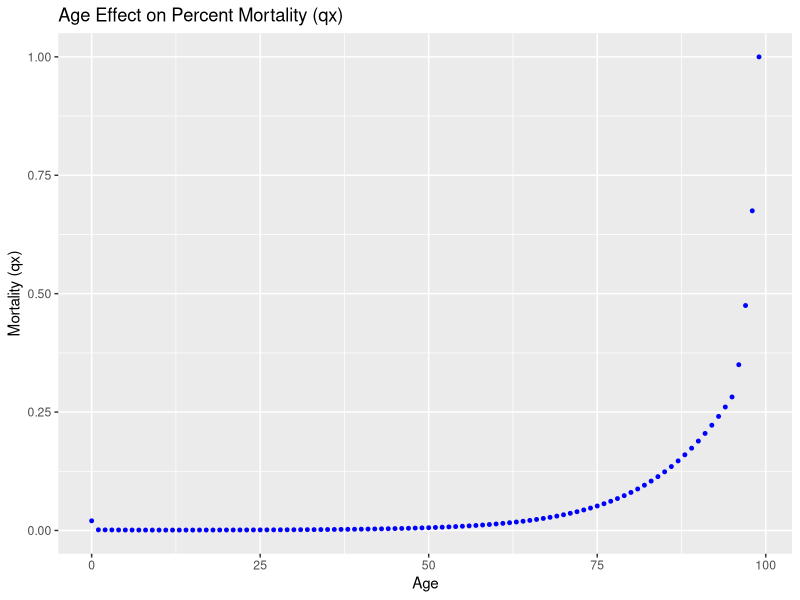
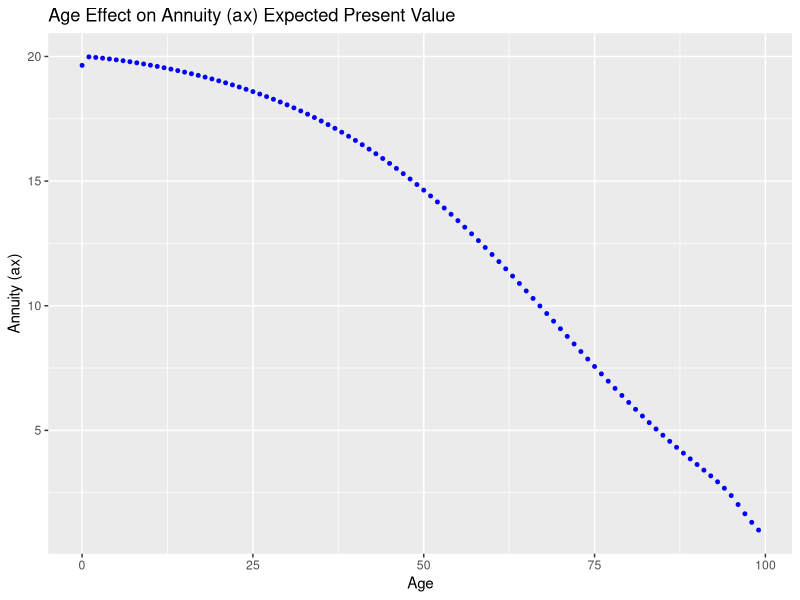
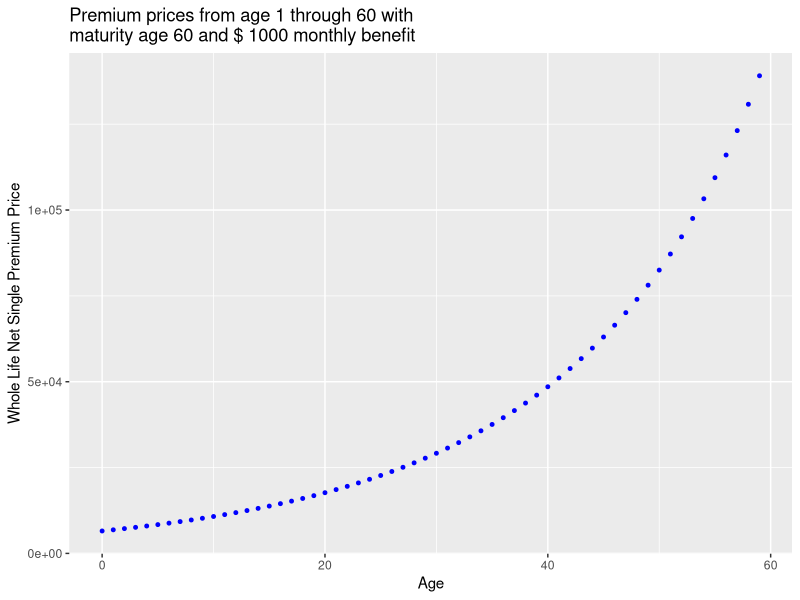
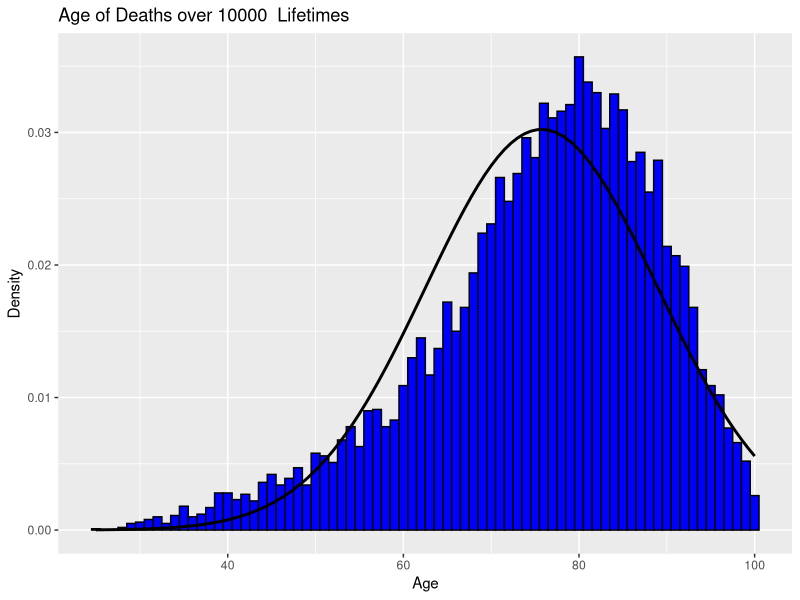
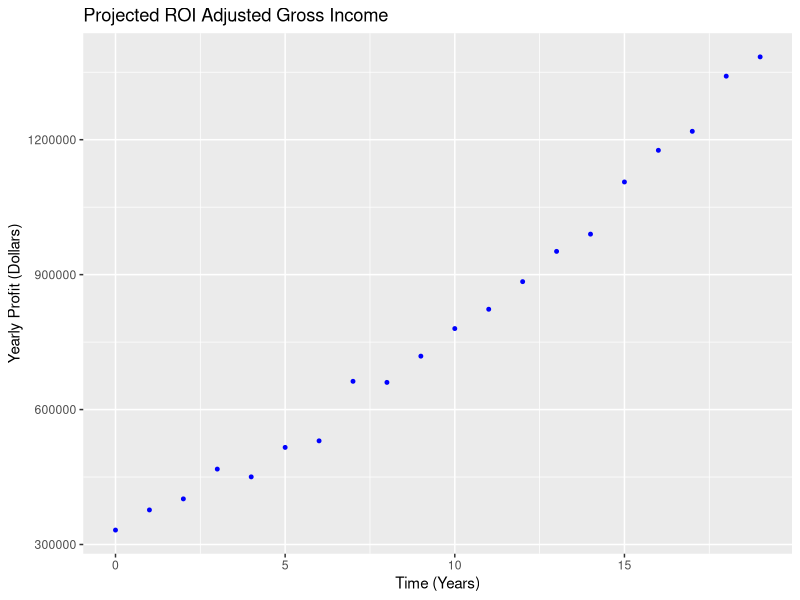
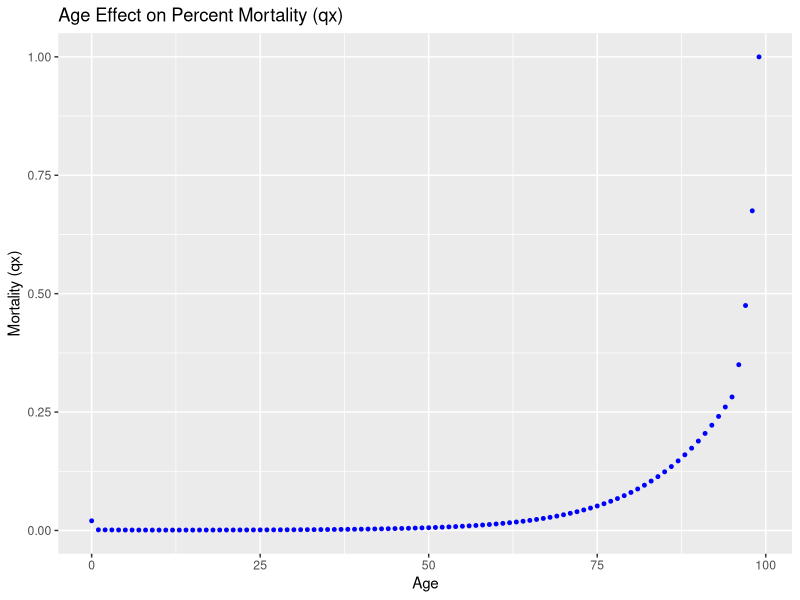
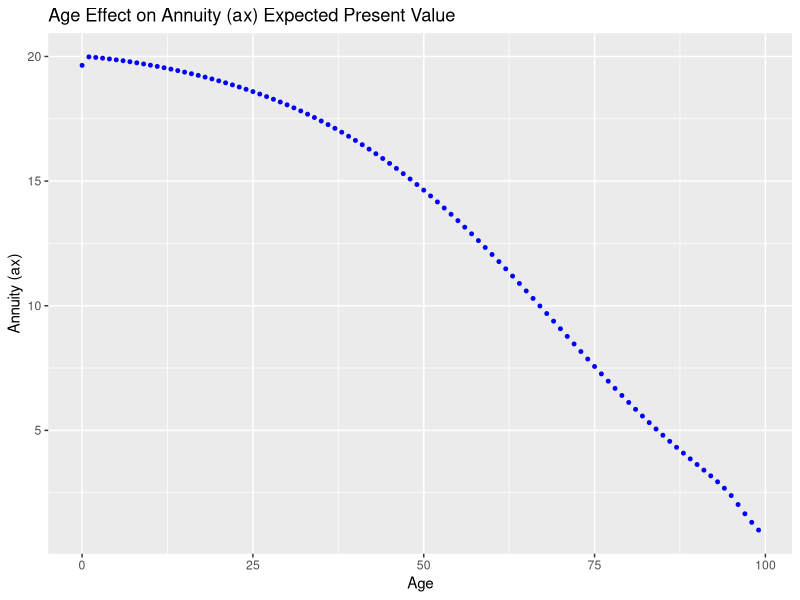
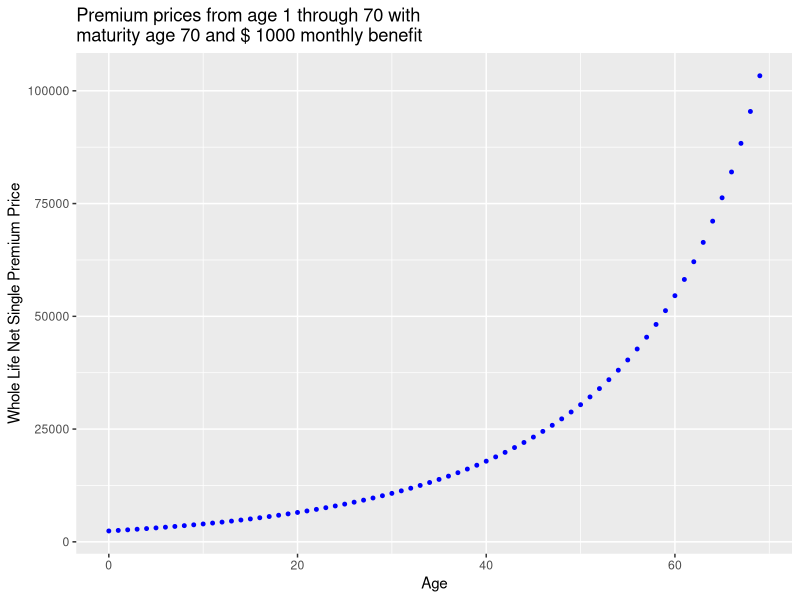

Write R code to recreate these figures, in order.
#########################
# Annuity Calculator    #
#                       #
# Brian Hooper          #
# Heather McKinnon      #
# Divya Chandrika Kalla #
# CS567 - 1-29-2019     #
#########################

library(ggplot2)
#library(xlsx)

if(!file.exists("mortality.csv")) {
  stop("missing mortality table in file \"mortality.csv\"\n")
  quit(save = "no", status = 1)
} else if(!file.exists("input.csv")) {
  stop("missing input file \"input.csv\"\n")
} else if(!file.exists("ROI_input.csv")) {
  stop("missing roi input file \"ROI_input.csv\"\n")
}

if(!dir.exists("output")) {
  dir.create("output")
}

# Read mortality data
mortality_data <- read.csv(file="mortality.csv", header=TRUE, sep=",")
colnames(mortality_data) <- c("age", "mortality")
age = mortality_data[,1]
qx = mortality_data[,2]

# Read and assign input parameters
user_input <- read.csv(file="input.csv", header=TRUE, sep=",")
ROI_input <- read.csv(file="ROI_input.csv", header=TRUE, sep=",")
# colnames(user_input, c("input_age_start", "input_age_end", "maturity_age", "yearly_annuity", "interest_rate", "term_length", "iterations"))
# colnames(ROI_input, c("company_years", "ROI_interest", "investment_percent", "policy_sales_goal"))

if(length(user_input) < 1) {
  stop("user input file is empty\n")
} else if(length(user_input) < length(ROI_input)) {
  stop("ROI input file has too many rows\n")
} else if(ncol(user_input) != 7) {
  stop("user_input file is incorrectly formatted\n")
} else if(ncol(ROI_input) != 4) {
  stop("user_input file is incorrectly formatted\n")
}

roi_index = 1
for (input_index in 1:length(user_input$input_age_start)) {
  input_age_start = user_input[input_index,1]
  input_age_end = user_input[input_index,2]
  maturity_age = user_input[input_index,3]
  yearly_annuity = user_input[input_index,4]
  interest_rate = user_input[input_index,5]
  iterations = user_input[input_index,7]

  # Read ROI input data to for projection of company yearly profits
  company_years = ROI_input[roi_index,1]         
  ROI_interest = ROI_input[roi_index,2]         
  investment_percent = ROI_input[roi_index,3] 
  policy_sales_goal = ROI_input[roi_index,4]  # sales goal for number of policies sold per year
  
  if(roi_index < length((ROI_input$company_years))) {
    roi_index = roi_index + 1
  }
  
  path_name = paste("output/output_", input_index, "/", sep="")
  if(!dir.exists(path_name)) {
    dir.create(paste(path_name))
  }
  
  # Calculated initial variables
  d = interest_rate / (1 + interest_rate)
  im = 12 * (((1 + interest_rate) ** (1 / 12)) - 1)
  dm = 12 * (1 - (1 - d) ** (1 / 12))
  a12 = (interest_rate * d) / (im * dm)
  b12 = (interest_rate - im) / (im * dm)
  
  # Create life table
  life_table <- data.frame(age, qx)
  
  # Add k (curtate lifetime)
  life_table$k <- 1 + life_table$age
  
  # Calculate lx and dx
  life_table$lx[1] <- 10000000
  life_table$dx[1] <- life_table$lx[1] * life_table$qx[1]
  for (i in 2:length(life_table$qx)) {
    life_table$lx[i] <- life_table$lx[i-1] - life_table$dx[i-1]
    life_table$dx[i] <- life_table$lx[i] * life_table$qx[i]
    
  }
  
  # Add Px
  life_table$Px <- 1 - life_table$qx
  
  # Calculate v^k
  life_table$vk <- 1/(1 + interest_rate)^life_table$k
  
  # Calculate kPx, x=0
  life_table$kPx[1] <- life_table$Px[1]
  for (i in 2:length(life_table$Px)) {
    life_table$kPx[i] <- life_table$kPx[i-1] * life_table$Px[i]
  }
  
  # Calculate kEx, x=0
  life_table$kEx <- life_table$vk * life_table$kPx
  
  # Calculate ax
  life_table$ax[1] <- 1 + sum(life_table$kEx)
  for (i in 2:length(life_table$kEx)) {
    life_table$ax[i] <- 1 + sum(life_table$kEx[i:length(life_table$kEx)])/life_table$kEx[i-1]
  }
  
  # Calculate Ax
  d = interest_rate/(1 + interest_rate)
  life_table$Ax <- 1 - d * life_table$ax
  
  # Assigning variables for ease of use
  ax = life_table$ax
  Ax = life_table$Ax
  
  # Function for determining Whole Life Net Single Premium Profit for company
  #
  # @param in_age The input age for beginning the insurance policy
  # @param mat_age The age in which the policy matures
  # @return A double representing the Net Single Premium that was paid for the policy
  WNS_profit <- function(in_age, mat_age){
    xEy = (life_table$lx[mat_age + 1] / life_table$lx[in_age + 1]) * (1 / (1 + interest_rate)) ** (mat_age - in_age)
    return(yearly_annuity * 12 * (a12 * ax[mat_age + 1] - b12) * xEy)
  }
  
  # Function for determining Whole Life Net Single Premium loss for company
  # Occurs only when death_age > maturity_age
  # 
  # @param mat_age The age in which the policy matures
  # @param death_age The age in which the policy holder dies
  # @return A double representing the total paid out to the client for the policy
  WNS_loss <- function(mat_age, death_age)
    return ((death_age - mat_age) * yearly_annuity * 12)
  
  # Calculate gross profit or loss for Whole Life Net Single Premium
  #
  # @param in_age The input age for beginning the insurance policy
  # @param mat_age The age in which the policy matures
  # @param death_age The age in which the policy holder dies
  # @return A double representing the gross profit or loss for a single policy holder
  WNS_gross_profit <- function(in_age, mat_age, death_age){
    profit <- WNS_profit(in_age, mat_age)
    if (death_age <= maturity_age){
      # cat(sprintf("input age: %s death age: %s Profit: %.2f\n", in_age, death_age, profit))
      return (profit)
    }
    else{
      loss <- WNS_loss(mat_age, death_age)
      # cat(sprintf("input age: %s death age: %s Profit: %.2f loss: %.2f net: %.2f\n", in_age, death_age, profit, loss, (profit - loss)))
      return (profit - loss)
    }
  }
  
  # Display a single net premium price for user defined start and maturity age
  cat(sprintf("A sample whole life single net premium price for input age %s with maturity age %s and $ %.2f yearly benefit: $%.2f\n\n",
              input_age_start, maturity_age, yearly_annuity,WNS_profit(input_age_start,maturity_age)))
  
  
  # Creating a table for the simulation data generated by the lifetimes simulations loop
  policy_table <- data.frame(StartAge = integer(), 
                             MatAge = integer(), 
                             DeathAge = integer(),
                             PolicyCost = double(),
                             isEarlyDeath = logical(),
                             GrossProfit = double())
  
  
  # Begin simulate a number of lifetimes (iterations)
  cat(sprintf("Beginning simulation of %s lifetimes...\n", iterations))
  startTime <- Sys.time()
  
  # Maybe we can use something like xtable to write tables? Also the policy table has nothing in it until after the loop.
  # xtable info: https://cran.r-project.org/web/packages/xtable/vignettes/xtableGallery.pdf
  # write.xlsx (x = as.data.frame(policy_table), file = "foo.xlsx")
  # xwrite.csv(summary(data_frame),"output.csv")
  # policy_table <- read.csv()
  
  for(i in 1:iterations) {
    # Generate random integer starting age
    if(input_age_start >= input_age_end) {
      input_age = input_age_start
    } else {
      input_age = sample(input_age_start:input_age_end, 1)
    }
    
    # Pick a random death date based on mortality table
    death_age = input_age
    while(death_age < length(mortality_data$mortality) && runif(1, 0.0, 1.0) > mortality_data$mortality[death_age]) {
      death_age = death_age + 1  
    }
    
    # Add the simulated lifetime to policy table
    policy_table[nrow(policy_table)+1,] <- c(input_age, 
                                             maturity_age, 
                                             death_age, 
                                             WNS_profit(input_age, maturity_age), 
                                             (death_age <= maturity_age), 
                                             WNS_gross_profit(input_age, maturity_age, death_age))
  } # End simulate lifetimes
  
  endTime <- Sys.time()
  elapsedTime = endTime - startTime
  print(elapsedTime)
  
  # Set year 0 policy sales, draws random sample from the simulated lifetimes above
  policies <- policy_table[sample(nrow(policy_table),policy_sales_goal),]
  policies$policyAge <- c(0)
  
  # Set variables for ROI simulation
  initial_profit <- sum(policies$PolicyCost) # sum of sales of all policies purchased in year 0
  year <- c(0)
  total_loss <- c(0)
  invested <- c(initial_profit * investment_percent)
  ROI <- c(0)
  sold_policies <- c(initial_profit)
  ROI_adjusted_profit <- c(initial_profit)
  
  # Begin loop for creating an ROI adjusted profit table
  cat(sprintf("Beginning projected profits for the next %s years...\n", company_years))
  startTime <- Sys.time()
  
  for (i in 2:company_years){
    # checking the current age of the policy holder (if mature, and the policy holder is not dead yet)
    one_year_loss = 0
    for (j in 1:nrow(policies)){
      if (isTRUE(policies$StartAge[j] + policies$policyAge[j] > policies$MatAge[j]) && isTRUE(policies$StartAge[j] + policies$policyAge[j] < policies$DeathAge[j])) {
        loss <- WNS_loss(policies$MatAge[j], policies$DeathAge[j])
        one_year_loss = one_year_loss + loss
      }
    }
    
    # add new policies sold
    new_policies <- policy_table[sample(nrow(policy_table),policy_sales_goal),]
    new_policies$policyAge <- c(0)
    policies <- rbind(policies,new_policies)
    policies$policyAge <- policies$policyAge + 1 # increment policy ages
    
    # concatenate data from loop to ROI variables
    year <- c(year, i-1)
    total_loss <- c(total_loss, one_year_loss)
    sold_policies <- c(sold_policies, sum(new_policies$PolicyCost))
    ROI <- c(ROI, invested[i-1] * ROI_interest) 
    # This reinvests the ROI for the year and the investment_percent value of the policies_sale_goal sold for the year 
    invested <- c(invested, ROI[i] + invested[i-1] + (sold_policies[i] * investment_percent) )
    ROI_adjusted_profit <- c(ROI_adjusted_profit, (invested[i] + sold_policies[i] - (sold_policies[i] * investment_percent) - one_year_loss))
  } # End yearly profit projections
  
  endTime <- Sys.time()
  elapsedTime = endTime - startTime
  print(elapsedTime)
  
  # Add ROI variables to data frame
  ROI_tracker <- data.frame(year, total_loss, ROI, invested, sold_policies, ROI_adjusted_profit)
  
  # TODO probably remove this. Probably not useful :)
  #cat(sprintf("Total profit over %s simulated lifetimes: $%.2f", iterations, profit))
  
  
  #------------------------- Graphing -------------------------------
  # Graphing age effect on mortality
  age_qx_plot <- ggplot(life_table, aes(age, qx)) + 
    ggtitle("Age Effect on Percent Mortality (qx)") +
    labs(x = "Age", y = "Mortality (qx)") +
    geom_point(aes(age, qx), colour="blue", size=1)
  print(age_qx_plot) 
  dev.copy(png,filename=paste(path_name, "age_mortality.png", sep=""))
  dev.off()
  
  # Graphing ax on age
  age_ax_plot <- ggplot(life_table, aes(age, ax)) + 
    ggtitle("Age Effect on Annuity (ax) Expected Present Value") + 
    labs(x = "Age", y = "Annuity (ax)") +
    geom_point(aes(age, ax), colour="blue", size=1)
  print(age_ax_plot) 
  dev.copy(png,filename=paste(path_name, "age_annuity.png", sep=""))
  dev.off()
  
  # Graphing increasing age with the user-defined maturity age and yearly benefit of Net Single Premium Prices
  WNS_age_data <- age[1:maturity_age]
  WNS_premium_data <- vector(mode="double", length=length(WNS_age_data))
  for (i in 1:length(WNS_age_data)){
    WNS_premium_data[i] <- WNS_profit(i, maturity_age)
  }
  age_premium_plot <- ggplot(x = WNS_age_data, y = WNS_premium_data) + 
    ggtitle(paste("Premium prices from age 1 through", length(WNS_age_data),"with\nmaturity age", maturity_age,"and $", yearly_annuity,"monthly benefit")) +
    geom_point(aes(WNS_age_data, WNS_premium_data), colour="blue", size=1) +
    labs(x = "Age", y = "Whole Life Net Single Premium Price")
  print(age_premium_plot) 
  dev.copy(png,filename=paste(path_name, "age_premium.png", sep=""))
  dev.off()
  
  # Histogram of deaths in the simulated lifetimes
  hist.death <- ggplot(policy_table, aes(DeathAge)) + 
    theme(legend.position = "none") +
    ggtitle(paste("Age of Deaths over", iterations, " Lifetimes")) +
    geom_histogram(binwidth = 1, aes(y = ..density..), colour = "black", fill = "blue") + labs(x = "Age", y = "Density") + 
    stat_function(fun = dnorm, args = list(mean = mean(policy_table$DeathAge, na.rm = TRUE), sd = sd(policy_table$DeathAge, na.rm = TRUE)), colour = "black", size = 1)
  print(hist.death)
  dev.copy(png,filename=paste(path_name, "hist_death.png", sep=""))
  dev.off()
  
  # Yearly ROI adjusted profits
  ROI_plot <- ggplot(ROI_tracker, aes(year, ROI_adjusted_profit)) + 
    ggtitle("Projected ROI Adjusted Gross Income") + labs(x="Time (Years)", y = "Yearly Profit (Dollars)")+
    geom_point(aes(year, ROI_adjusted_profit), colour="blue", size=1) 
  print(ROI_plot)
  dev.copy(png,filename=paste(path_name, "roi_.png", sep=""))
  dev.off()
  
  write.csv(policy_table, paste(path_name, "policies.csv", sep=""))
}